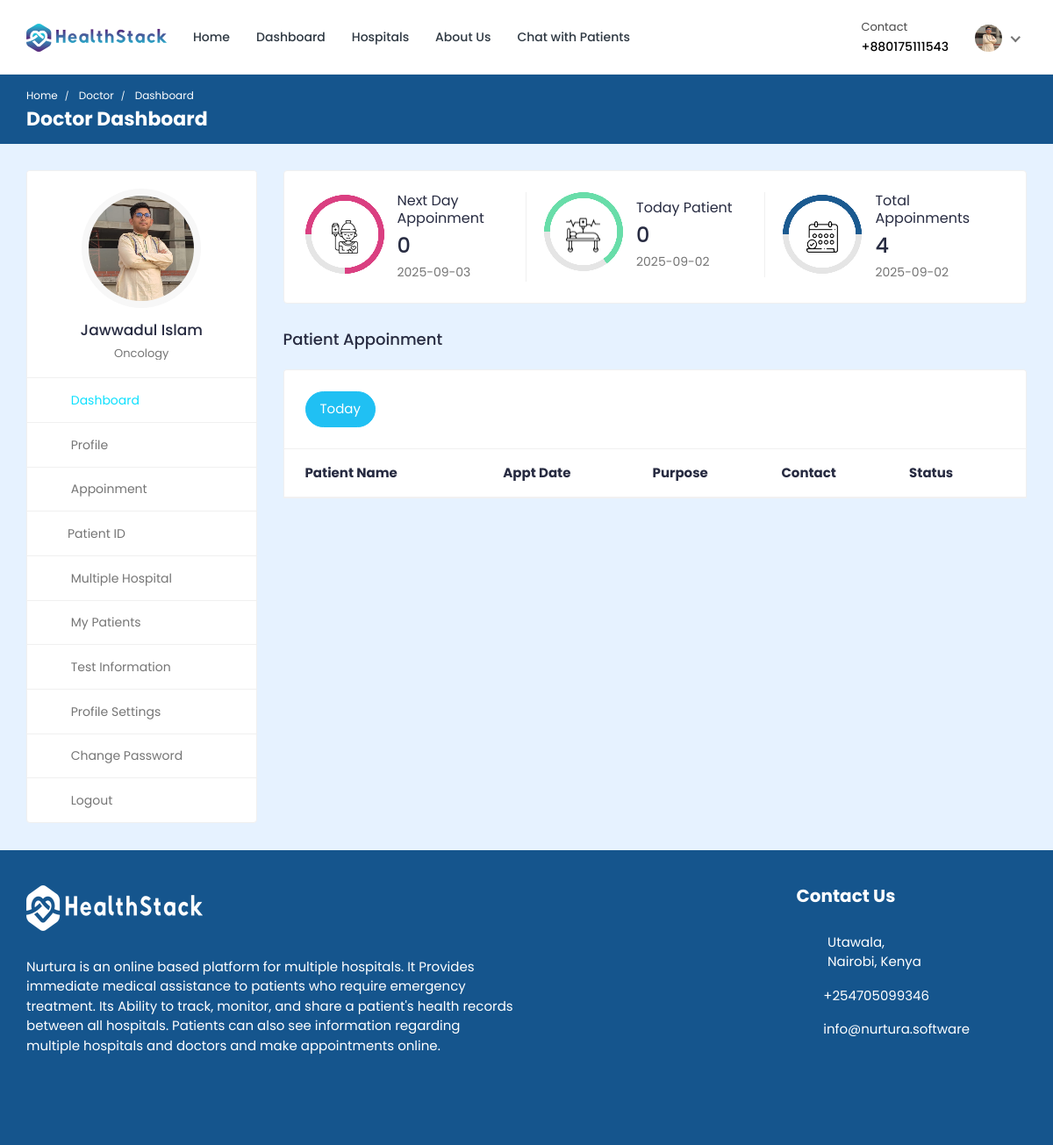
Page /doctor/doctor-dashboard/ (signed in) on the committed database.
### doctor/models.py (models this page shows, shortened)
class Doctor_Information(models.Model):
    DOCTOR_TYPE = (
        ('Cardiologists', 'Cardiologists'),
        ('Neurologists', 'Neurologists'),
        ('Pediatricians', 'Pediatricians'),
        ('Physiatrists', 'Physiatrists'),
        ('Dermatologists', 'Dermatologists'),
    )
    doctor_id = models.AutoField(primary_key=True)
    user = models.OneToOneField(User, on_delete=models.CASCADE, null=True, blank=True, related_name='profile')
    name = models.CharField(max_length=200, null=True, blank=True)
    username = models.CharField(max_length=200, null=True, blank=True)
    gender = models.CharField(max_length=200, null=True, blank=True)
    description = models.TextField(max_length=1000, null=True, blank=True)
    department = models.CharField(max_length=200, choices=DOCTOR_TYPE, null=True, blank=True)
    department_name = models.ForeignKey(hospital_department, on_delete=models.SET_NULL, null=True, blank=True)
    specialization = models.ForeignKey(specialization, on_delete=models.SET_NULL, null=True, blank=True)
    featured_image = models.ImageField(upload_to='doctors/', default='doctors/user-default.png', null=True, blank=True)
    certificate_image = models.ImageField(upload_to='doctors_certificate/', default='doctors_certificate/default.png', null=True, blank=True)
    email = models.EmailField(max_length=200, null=True, blank=True)
    phone_number = models.CharField(max_length=200, null=True, blank=True)
    nid = models.CharField(max_length=200, null=True, blank=True)
    visiting_hour = models.CharField(max_length=200, null=True, blank=True)
    consultation_fee = models.IntegerField(null=True, blank=True)
    report_fee = models.IntegerField(null=True, blank=True)
    dob = models.CharField(max_length=200, null=True, blank=True)
    institute = models.CharField(max_length=200, null=True, blank=True)
    degree = models.CharField(max_length=200, null=True, blank=True)
    completion_year = models.CharField(max_length=200, null=True, blank=True)
    work_place = models.CharField(max_length=200, null=True, blank=True)
    designation = models.CharField(max_length=200, null=True, blank=True)
    start_year = models.CharField(max_length=200, null=True, blank=True)
    end_year = models.CharField(max_length=200, null=True, blank=True)
    register_status =  models.CharField(max_length=200, null=True, blank=True)
    hospital_name = models.ForeignKey(Hospital_Information, on_delete=models.SET_NULL, null=True, blank=True)

### hospital_admin/models.py (models this page shows, shortened)
class specialization(models.Model):
    specialization_id = models.AutoField(primary_key=True)
    specialization_name = models.CharField(max_length=200, null=True, blank=True)
    hospital = models.ForeignKey(Hospital_Information, on_delete=models.CASCADE, null=True, blank=True)

### doctor/views.py (the view)
# urls.py: path('doctor-dashboard/',views.doctor_dashboard, name='doctor-dashboard'),
@csrf_exempt
@login_required(login_url="doctor-login")
@cache_control(no_cache=True, must_revalidate=True, no_store=True)
def doctor_dashboard(request):
        if request.user.is_authenticated:
            if request.user.is_doctor:
                doctor = Doctor_Information.objects.get(user=request.user)
                current_date = datetime.date.today()
                current_date_str = str(current_date)
                today_appointments = Appointment.objects.filter(date=current_date_str).filter(doctor=doctor).filter(appointment_status='confirmed')
                next_date = current_date + datetime.timedelta(days=1) # next days date
                next_date_str = str(next_date)
                next_days_appointment = Appointment.objects.filter(date=next_date_str).filter(doctor=doctor).filter(Q(appointment_status='pending') | Q(appointment_status='confirmed')).count()
                today_patient_count = Appointment.objects.filter(date=current_date_str).filter(doctor=doctor).annotate(count=Count('patient'))
                total_appointments_count = Appointment.objects.filter(doctor=doctor).annotate(count=Count('id'))
            else:
                return redirect('doctor-logout')
            context = {'doctor': doctor, 'today_appointments': today_appointments, 'today_patient_count': today_patient_count, 'total_appointments_count': total_appointments_count, 'next_days_appointment': next_days_appointment, 'current_date': current_date_str, 'next_date': next_date_str}
            return render(request, 'doctor-dashboard.html', context)
        else:
            return redirect('doctor-login')

### templates/doctor-dashboard.html (shortened to what this page needs)
{% load static %}
<!DOCTYPE html>
<html lang="en">
  <head>
    <link
      rel="stylesheet"
      href="{% static 'HealthStack-System/css/Normal/bootstrap.min.css' %}"
    />
    <link
      rel="stylesheet"
      href="{% static 'HealthStack-System/plugins/Normal/fontawesome/css/fontawesome.min.css' %}"
    />
    <link
      rel="stylesheet"
      href="{% static 'HealthStack-System/plugins/Normal/fontawesome/css/all.min.css' %}"
    />
    <link
      rel="stylesheet"
      href="{% static 'HealthStack-System/css/Normal/style.css' %}"
    />
  </head>
  <body>
  {% if user.is_authenticated %}
    <div class="main-wrapper">
      <header class="header">{% include 'doctor-navbar.html' %}</header>
      <div class="breadcrumb-bar">
        <div class="container-fluid">
          <div class="row align-items-center">
            <div class="col-md-12 col-12">
              <nav aria-label="breadcrumb" class="page-breadcrumb">
                <ol class="breadcrumb">
                  <li class="breadcrumb-item">
                    <a href="{% url 'hospital_home'%}">Home</a>
                  </li>
                  <li class="breadcrumb-item active" aria-current="page">
                    Doctor
                  </li>
                  <li class="breadcrumb-item active" aria-current="page">
                    Dashboard
                  </li>
                </ol>
              </nav>
              <h2 class="breadcrumb-title">Doctor Dashboard</h2>{% include 'message.html' %}
            </div>
          </div>
        </div>
      </div>
      <div class="content">
        <div class="container-fluid">
          <div class="row">
            <div class="col-md-5 col-lg-4 col-xl-3 theiaStickySidebar">
              <div>{% include 'doctor-sidebar.html' %}</div>
            </div>
            <div class="col-md-7 col-lg-8 col-xl-9">
              <div class="row">
                <div class="col-md-12">
                  <div class="card dash-card">
                    <div class="card-body">
                      <div class="row">
                        <div class="col-md-12 col-lg-4">
                          <div class="dash-widget dct-border-rht">
                            <div class="circle-bar circle-bar1">
                              <div class="circle-graph1" data-percent="75">
                                <img
                                  src="{% static 'HealthStack-System/images/Normal/icon-01.png' %}"
                                  class="img-fluid"
                                  alt="patient"
                                />
                              </div>
                            </div>
                            <div class="dash-widget-info">
                              <h6>Next Day Appoinment</h6>
                              <h3>{{next_days_appointment}}</h3>
                              <p class="text-muted">{{next_date}}</p>
                            </div>
                          </div>
                        </div>
                        <div class="col-md-12 col-lg-4">
                          <div class="dash-widget dct-border-rht">
                            <div class="circle-bar circle-bar2">
                              <div class="circle-graph2" data-percent="65">
                                <img
                                  src="{% static 'HealthStack-System/images/Normal/icon-02.png' %}"
                                  class="img-fluid"
                                  alt="Patient"
                                />
                              </div>
                            </div>
                            <div class="dash-widget-info">
                              <h6>Today Patient</h6>
                              <h3>{{today_patient_count.count}}</h3>
                              <p class="text-muted">{{current_date}}</p>
                            </div>
                          </div>
                        </div>
                        <div class="col-md-12 col-lg-4">
                          <div class="dash-widget">
                            <div class="circle-bar circle-bar3">
                              <div class="circle-graph3" data-percent="50">
                                <img
                                  src="{% static 'HealthStack-System/images/Normal/icon-03.png' %}"
                                  class="img-fluid"
                                  alt="Patient"
                                />
                              </div>
                            </div>
                            <div class="dash-widget-info">
                              <h6>Total Appoinments</h6>
                              <h3>{{total_appointments_count.count}}</h3>
                              <p class="text-muted">{{current_date}}</p>
                            </div>
                          </div>
                        </div>
                      </div>
                    </div>
                  </div>
                </div>
              </div>
              <div class="row">
                <div class="col-md-12">
                  <h4 class="mb-4">Patient Appoinment</h4>
                  <div class="appointment-tab">
                    <ul class="nav nav-tabs nav-tabs-solid nav-tabs-rounded">
                      <li class="nav-item">
                        <a
                          class="nav-link active"
                          href="#today-appointments"
                          data-toggle="tab"
                          >Today</a
                        >
                      </li>
                    </ul>
                      <div class="tab-pane" id="today-appointments">
                        <div class="card card-table mb-0">
                          <div class="card-body">
                            <div class="table-responsive">
                              <table
                                class="table table-hover table-center mb-0"
                              >
                                <thead>
                                  <tr>
                                    <th>Patient Name</th>
                                    <th>Appt Date</th>
                                    <th>Purpose</th>
                                    <th>Contact</th>
                                    <th>Status</th>
                                  </tr>
                                </thead>
                              </table>
                            </div>
                          </div>
                        </div>
                      </div>
                    </div>
                  </div>
                </div>
              </div>
            </div>
          </div>
        </div>
      </div>
      {% include 'footer.html' %}
  {% else %}
  <p> You are not logged in </p>
  {% endif %}
  </body>
</html>

### templates/doctor-navbar.html (shortened to what this page needs)
{% load static %}
<nav class="navbar navbar-expand-lg header-nav">
  <div class="navbar-header">
    <a href="{% url 'hospital_home'%}" class="navbar-brand logo">
      <img
        src="{% static 'HealthStack-System/images/Normal/logo.jpg' %}"
        class="img-fluid"
        alt="Logo"
      />
    </a>
  </div>
  <div class="main-menu-wrapper">
    <ul class="main-nav">
      <li>
        <a href="{% url 'hospital_home'%}">Home</a>
      </li>
      <li>
        <a href="{% url 'doctor-dashboard'%}">Dashboard</a>
      </li>
      <li><a href="{% url 'multiple-hospital' %}" style="text-decoration: none;">Hospitals</a></li>
      <li>
        <a href="{% url 'about-us'%}">About Us</a>
      </li>
      <li>
        <a href="{% url 'chat-home' pk=user.id %}">Chat with Patients</a>
      </li>
    </ul>
  </div>
  <ul class="nav header-navbar-rht">
    <li class="nav-item contact-item">
      <div class="header-contact-img">
        <i class="far fa-hospital"></i>
      </div>
      <div class="header-contact-detail">
        <p class="contact-header">Contact</p>
        <p class="contact-info-header">+88{{doctor.phone_number}}</p>
      </div>
    </li>
    <li class="nav-item dropdown has-arrow logged-item">
      <a href="#" class="dropdown-toggle nav-link" data-toggle="dropdown">
        <span class="user-img">
          <img
            class="rounded-circle"
            src="{{ doctor.featured_image.url }}"
            width="31"
            alt="Darren Elder"
          />
        </span>
      </a>
    </li>
  </ul>
</nav>

### templates/doctor-sidebar.html (shortened to what this page needs)
{% load static %}
<div class="profile-sidebar">
  <div class="widget-profile pro-widget-content">
    <div class="profile-info-widget">
      <a href="#" class="booking-doc-img">
        <img
          src="{{ doctor.featured_image.url }}"
          alt="User Image"
        />
      </a>
      <div class="profile-det-info">
        <h3>{{ doctor.name }}</h3>
        <div class="patient-details">
          <h5 class="mb-0">{{doctor.specialization.specialization_name}}</h5>
        </div>
      </div>
    </div>
  </div>
  <div class="dashboard-widget">
    <nav class="dashboard-menu sidebar">
      <ul>
        <li class="active">
          <a href="{% url 'doctor-dashboard' %}">
            <i class="fas fa-columns"></i>
            <span>Dashboard</span>
          </a>
        </li>
        <li>
        <a href="{% url 'doctor-profile' pk=doctor.doctor_id %}">
          <i class="fas fa-user"></i>
          <span>Profile</span>
        </a>
      </li>
        <li>
          <a href="{% url 'appointments'%}">
            <i class="fas fa-user-circle"></i>
            <span>Appoinment</span>
          </a>
        </li>
        <li class="nav-item has-submenu">
            <a href="#" class="nav-link"><i class="fas fa-search"></i><span>Patient ID</span></a>
        </li>
        <li>
          <a href="{% url 'multiple-hospital' %}">
            <i class="fas fa-hospital"></i>
            <span>Multiple Hospital</span>
          </a>
      </li>
        <li>
          <a href="{% url 'my-patients' %}">
            <i class="fas fa-user-injured"></i>
            <span>My Patients</span>
          </a>
        </li>
        <li>
          <a href="{% url 'doctor-test-list'%}" target="_blank">
            <i class="fas fa-hourglass-start"></i>
            <span>Test Information</span>
          </a>
        </li>
        <li>
          <a
            href="{% url 'doctor-profile-settings' %}"
          >
            <i class="fas fa-user-cog"></i>
            <span>Profile Settings</span>
          </a>
        </li>
        <li>
          <a href="{% url 'doctor-change-password' pk=user.id%}">
            <i class="fas fa-lock"></i>
            <span>Change Password</span>
          </a>
        </li>
        <li>
          <a href="{% url 'doctor-logout'%}">
            <i class="fas fa-sign-out-alt"></i>
            <span>Logout</span>
          </a>
        </li>
      </ul>
    </nav>
  </div>
</div>

### rows in the picture
Doctor_Information: phone_number "0175111543", featured_image (picture), name "Jawwadul Islam", specialization.specialization_name "Oncology"

### other values in the picture
{{ next_days_appointment }} "0"
{{ next_date }} "2025-09-03"
{{ today_patient_count.count }} "0"
{{ current_date }} "2025-09-02"
{{ total_appointments_count.count }} "4"
